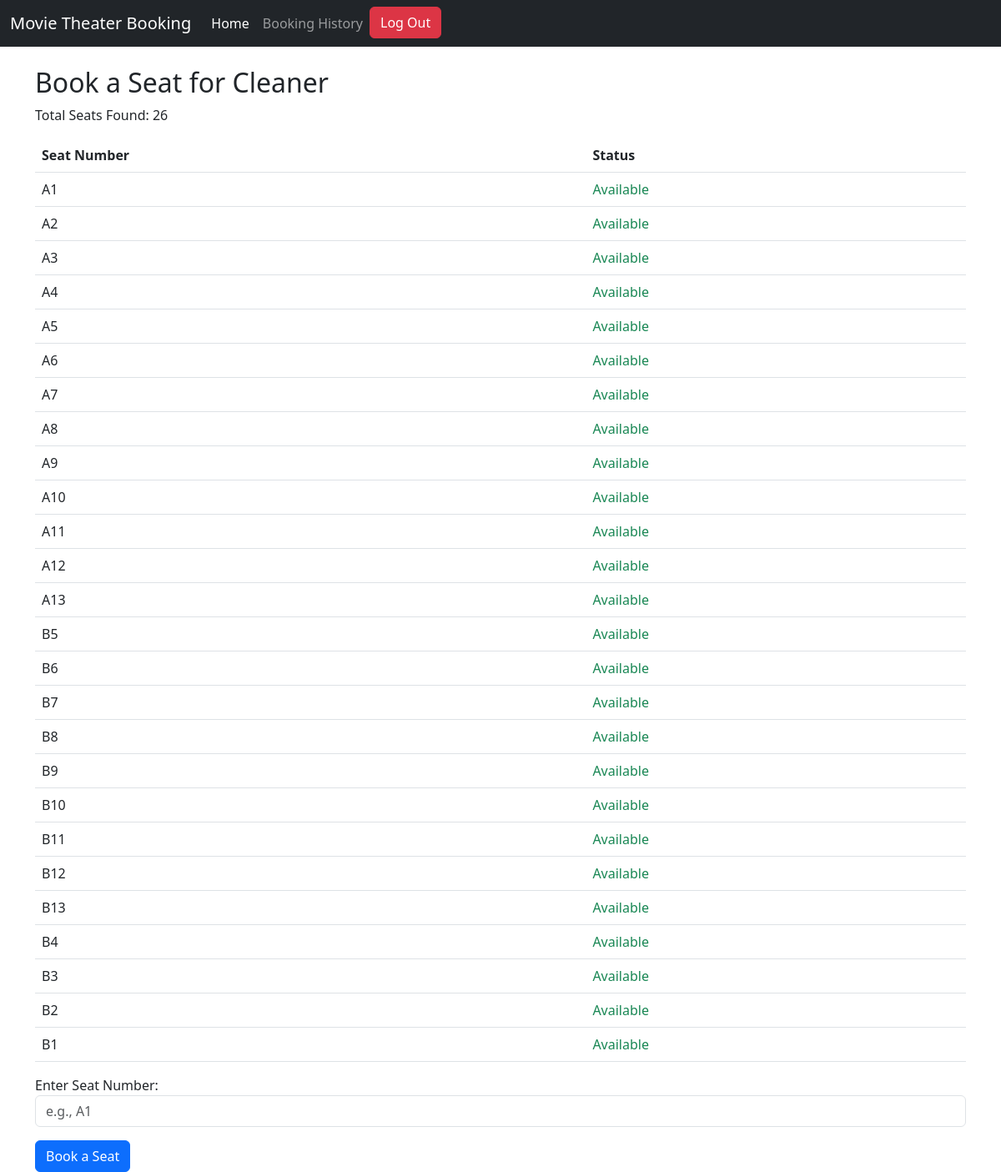
Page /book_seat/3/ on the committed database.
### bookings/models.py (models this page shows, shortened)
class Movie(models.Model):
    title = models.CharField(max_length=255)
    description = models.TextField()
    release_date = models.DateField()
    duration = models.IntegerField()

class Seat(models.Model):
    seat_num = models.CharField(max_length=30, unique=True)
    is_booked = models.BooleanField(default=False)

### bookings/views.py (the view)
# urls.py: path('book_seat/<int:movie_id>/', book_seat, name='book_seat'),
def book_seat(request, movie_id):
    movie = get_object_or_404(Movie, id=movie_id)
    seats = Seat.objects.all()   #Get all seat objects
    return render(request, 'bookings/seat_booking.html', {
        'movie': movie,
        'seats': seats
    })

### bookings/templates/bookings/seat_booking.html (shortened to what this page needs)
{% extends 'bookings/base.html' %}
{% block content %}
<h2>Book a Seat for {{ movie.title }}</h2>
<p>Total Seats Found: {{ seats|length }}</p>
<table class="table">
    <thead>
        <tr>
            <th>Seat Number</th>
            <th>Status</th>
        </tr>
    </thead>
    <tbody>
        {% for seat in seats %}
        <tr>
            <td>{{ seat.seat_num }}</td>
            <td>
                {% if seat.is_booked %}
                    <span class="text-danger">Booked</span>
                {% else %}
                    <span class="text-success">Available</span>
                {% endif %}
            </td>
        </tr>
        {% endfor %}
    </tbody>
</table>
<form method="POST" action="{% url 'confirm_booking' movie.id %}">
    <label for="seat_num">Enter Seat Number:</label>
    <input type="text" name="seat_num" id="seat_num" required class="form-control mb-3" placeholder="e.g., A1">
    <button type="submit" class="btn btn-primary">Book a Seat</button>
</form>
{% endblock %}

### rows in the picture
Movie: title "Cleaner"
Seat: seat_num "A1", is_booked "Available"
Seat: seat_num "A2", is_booked "Available"
Seat: seat_num "A3", is_booked "Available"
Seat: seat_num "A4", is_booked "Available"
Seat: seat_num "A5", is_booked "Available"
Seat: seat_num "A6", is_booked "Available"
Seat: seat_num "A7", is_booked "Available"
Seat: seat_num "A8", is_booked "Available"
Seat: seat_num "A9", is_booked "Available"
Seat: seat_num "A10", is_booked "Available"
Seat: seat_num "A11", is_booked "Available"
Seat: seat_num "A12", is_booked "Available"
Seat: seat_num "A13", is_booked "Available"
Seat: seat_num "B5", is_booked "Available"
Seat: seat_num "B6", is_booked "Available"
Seat: seat_num "B7", is_booked "Available"
Seat: seat_num "B8", is_booked "Available"
Seat: seat_num "B9", is_booked "Available"
Seat: seat_num "B10", is_booked "Available"
Seat: seat_num "B11", is_booked "Available"
Seat: seat_num "B12", is_booked "Available"
Seat: seat_num "B13", is_booked "Available"
Seat: seat_num "B4", is_booked "Available"
Seat: seat_num "B3", is_booked "Available"
Seat: seat_num "B2", is_booked "Available"
Seat: seat_num "B1", is_booked "Available"

### other values in the picture
{{ seats|length }} "26"
